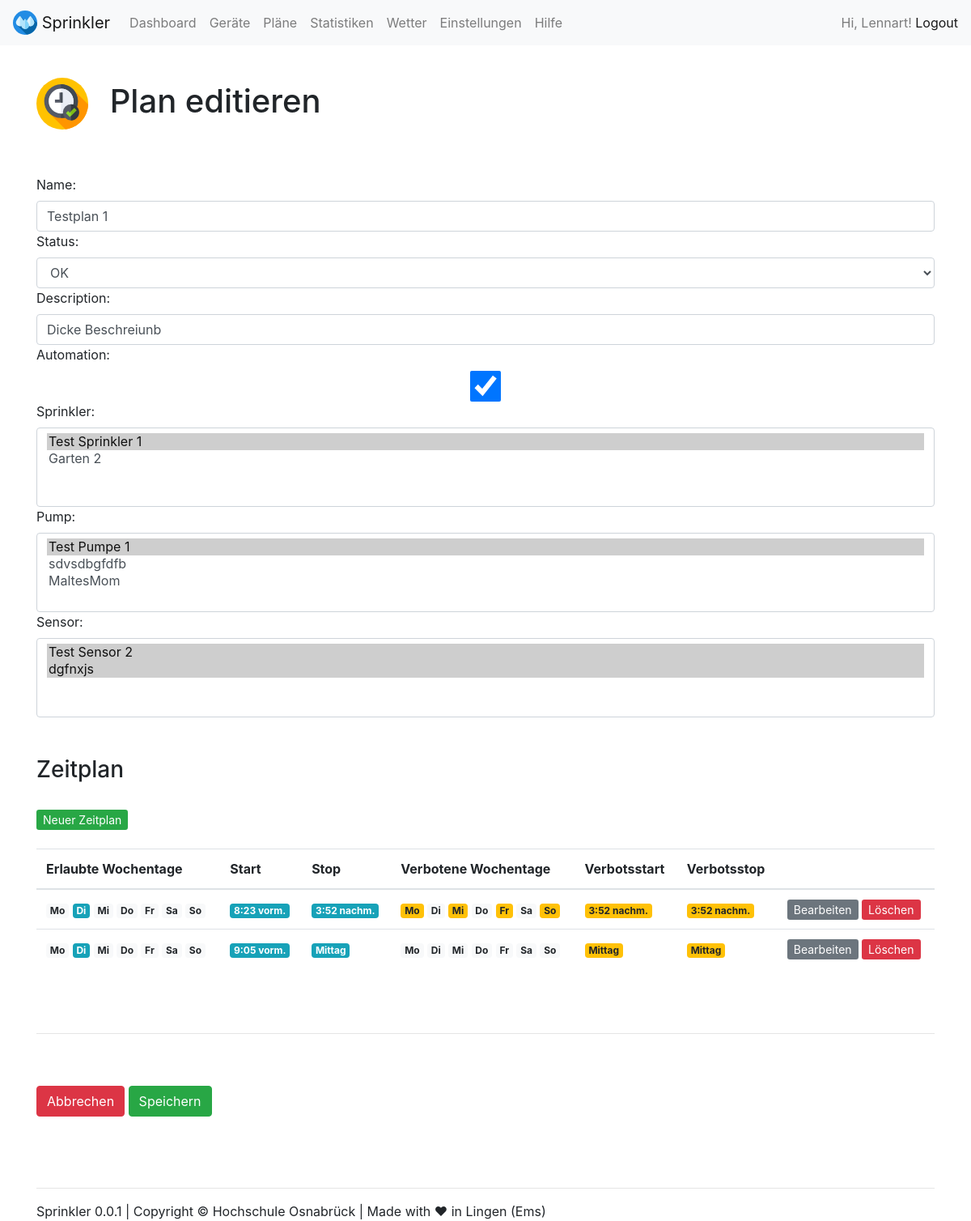
/plans/edit/1 (signed in), run on an earlier commit of the app's database.
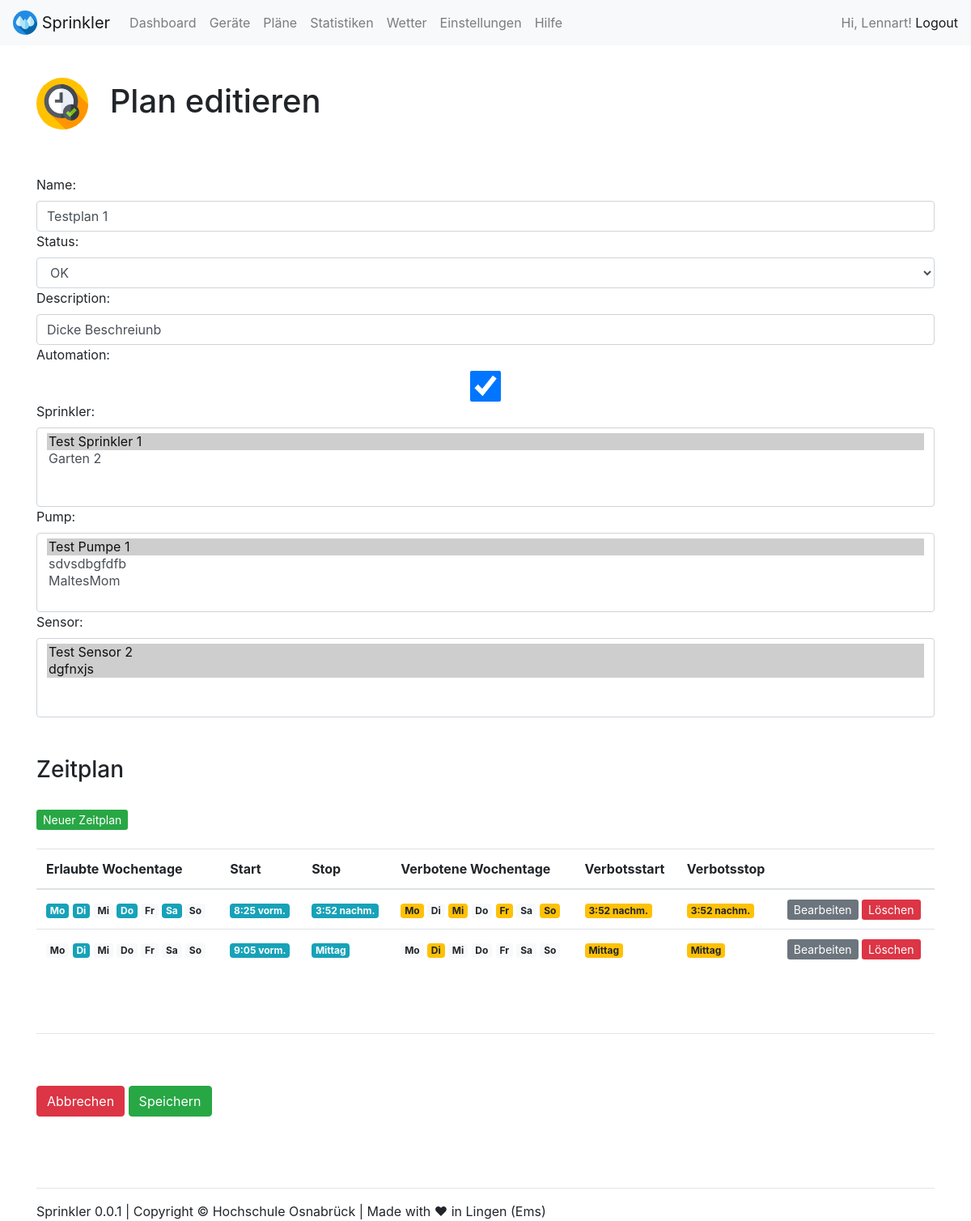
And on a later commit of the database.
### webapp/models.py (models this page shows)
class Schedule(models.Model):
    plan = models.ForeignKey(Plan, on_delete=models.CASCADE)
    allow_monday = models.BooleanField(default=False)
    allow_tuesday = models.BooleanField(default=False)
    allow_wednesday = models.BooleanField(default=False)
    allow_thursday = models.BooleanField(default=False)
    allow_friday = models.BooleanField(default=False)
    allow_saturday = models.BooleanField(default=False)
    allow_sunday = models.BooleanField(default=False)
    allow_time_start = models.TimeField(auto_now=False, auto_now_add=False)
    allow_time_stop = models.TimeField(auto_now=False, auto_now_add=False)
    deny_monday = models.BooleanField(default=False)
    deny_tuesday = models.BooleanField(default=False)
    deny_wednesday = models.BooleanField(default=False)
    deny_thursday = models.BooleanField(default=False)
    deny_friday = models.BooleanField(default=False)
    deny_saturday = models.BooleanField(default=False)
    deny_sunday = models.BooleanField(default=False)
    deny_time_start = models.TimeField(auto_now=False, auto_now_add=False)
    deny_time_stop = models.TimeField(auto_now=False, auto_now_add=False)
    allowed_weekdays = None
    denied_weekdays = None
    next_allowed_start_date_time = None
    next_allowed_end_date_time = None
    next_denied_start_date_time = None
    next_denied_end_date_time = None
    def get_next_date_time(self, weekdays, dt):
        weekday = datetime.datetime.now().weekday()
        for i in range(0, 8):
            if weekday in weekdays:
                now_date_time = datetime.datetime.now()
                temp_date_time = now_date_time + datetime.timedelta(days=i)
                day = str(temp_date_time.day)
                if int(day) < 10: day = str(0) + day
                month = str(temp_date_time.month)
                if int(month) < 10: month = str(0) + month
                year = str(temp_date_time.year)
                hour = str(dt.hour)
                if int(hour) < 10: hour = str(0) + hour
                minute = str(dt.minute)
                if int(minute) < 10: minute = str(0) + minute
                second = str(dt.second)
                if int(second) < 10: second = str(0) + second
                date_time_str = year + '-' + month + '-' + day + ' ' + hour + ':' + minute + ':' + second
                date_time = datetime.datetime.strptime(date_time_str, '%Y-%m-%d %H:%M:%S')
                if date_time > now_date_time:
                    return date_time
            if weekday == 6:
                weekday = 0
            else:
                weekday += 1
    def get_allowed_weekdays(self):
        allowed_weekdays = []
        if self.allow_monday: allowed_weekdays.append(0)
        if self.allow_tuesday: allowed_weekdays.append(1)
        if self.allow_wednesday: allowed_weekdays.append(2)
        if self.allow_thursday: allowed_weekdays.append(3)
        if self.allow_friday: allowed_weekdays.append(4)
        if self.allow_saturday: allowed_weekdays.append(5)
        if self.allow_sunday: allowed_weekdays.append(6)
        return allowed_weekdays
    def get_denied_weekdays(self):
        denied_weekdays = []
        if self.deny_monday: denied_weekdays.append(0)
        if self.deny_tuesday: denied_weekdays.append(1)
        if self.deny_wednesday: denied_weekdays.append(2)
        if self.deny_thursday: denied_weekdays.append(3)
        if self.deny_friday: denied_weekdays.append(4)
        if self.deny_saturday: denied_weekdays.append(5)
        if self.deny_sunday: denied_weekdays.append(6)
        return denied_weekdays

### webapp/views.py (the view)
# urls.py: path('plans/edit/<int:plan_id>', views.plans_edit, name='plan_edit'),
@login_required(login_url='/admin/login/')
def plans_edit(request, plan_id):
    args = {}
    args['id'] = plan_id
    if request.method == 'POST':
        plan = Plan.objects.get(pk=plan_id)
        plan_form = PlanForm(request.POST, instance=plan)
        plan_form.save()
        return redirect('plans')
    else:
        plan = Plan.objects.get(pk=plan_id)
        args['form'] = PlanForm(instance=plan)
        schedules = Schedule.objects.filter(plan=plan_id).all()
        for schedule in schedules:
            schedule.allowed_weekdays = schedule.get_allowed_weekdays()
            schedule.denied_weekdays = schedule.get_denied_weekdays()
            next_allowed_start_date_time = schedule.get_next_date_time(schedule.allowed_weekdays, schedule.allow_time_start)
            next_allowed_end_date_time = schedule.get_next_date_time(schedule.allowed_weekdays, schedule.allow_time_stop)
            next_denied_start_date_time = schedule.get_next_date_time(schedule.denied_weekdays, schedule.deny_time_start)
            next_denied_end_date_time = schedule.get_next_date_time(schedule.denied_weekdays, schedule.deny_time_stop)
        args['schedules'] = schedules
    return TemplateResponse(request, "plans_edit.html", args)

### webapp/models.py
class PlanForm(ModelForm):
    class Meta:
        model = Plan
        fields = ('name', 'status', 'description', 'automation', 'sprinkler', 'pump', 'sensor')
        widgets = {
            'name': forms.TextInput(attrs={'class': 'form-control'}),
            'status': forms.Select(attrs={'class': 'form-control'}),
            'description': forms.TextInput(attrs={'class': 'form-control'}),
            'automation': forms.CheckboxInput(attrs={'class': 'form-control'}),
            'sprinkler': forms.SelectMultiple(attrs={'class': 'form-control'}),
            'pump': forms.SelectMultiple(attrs={'class': 'form-control'}),
            'sensor': forms.SelectMultiple(attrs={'class': 'form-control'}),
        }

### webapp/models.py (called while the page is built)
    def __str__(self):
        return self.name

    def __str__(self):
        return self.name

    def __str__(self):
        return self.name

### webapp/templates/plans_edit.html (shortened to what the changed rows need)
{% load static %}
{% include "views/top.html" %}
<br>
<h1><img src="{% static 'webapp/img/icons/plans.svg' %}" width="64" class="mr-3"> Plan editieren</h1>
<br><br>
<form method="POST" action="{% url "plan_edit" id %}">
    {{ form }}
    <br><br>
    <br>
    <br><br>
    {% if schedules %}
    <table class="table table-hover">
     <thead>
        <tr>
          <th scope="col">Erlaubte Wochentage</th>
          <th scope="col">Start</th>
          <th scope="col">Stop</th>
          <th scope="col">Verbotene Wochentage</th>
          <th scope="col">Verbotsstart</th>
          <th scope="col">Verbotsstop</th>
          <th scope="col"></th>
        </tr>
      </thead>
      <tbody>
      {% for schedule in schedules %}
        <tr>
          <td>
            {% if 0 in schedule.allowed_weekdays %}
            <span class="badge badge-info">Mo</span>
            {% else %}
            <span class="badge badge-light">Mo</span>
            {% endif %}
            {% if 1 in schedule.allowed_weekdays %}
            <span class="badge badge-info">Di</span>
            {% else %}
            <span class="badge badge-light">Di</span>
            {% endif %}
            {% if 2 in schedule.allowed_weekdays %}
            <span class="badge badge-info">Mi</span>
            {% else %}
            <span class="badge badge-light">Mi</span>
            {% endif %}
            {% if 3 in schedule.allowed_weekdays %}
            <span class="badge badge-info">Do</span>
            {% else %}
            <span class="badge badge-light">Do</span>
            {% endif %}
            {% if 4 in schedule.allowed_weekdays %}
            <span class="badge badge-info">Fr</span>
            {% else %}
            <span class="badge badge-light">Fr</span>
            {% endif %}
            {% if 5 in schedule.allowed_weekdays %}
            <span class="badge badge-info">Sa</span>
            {% else %}
            <span class="badge badge-light">Sa</span>
            {% endif %}
            {% if 6 in schedule.allowed_weekdays %}
            <span class="badge badge-info">So</span>
            {% else %}
            <span class="badge badge-light">So</span>
            {% endif %}
          </td>
          <td><span class="badge badge-info">{{ schedule.allow_time_start }}</span></td>
          <td><span class="badge badge-info">{{ schedule.allow_time_stop }}</span></td>
          <td>
            {% if 0 in schedule.denied_weekdays %}
            <span class="badge badge-warning">Mo</span>
            {% else %}
            <span class="badge badge-light">Mo</span>
            {% endif %}
            {% if 1 in schedule.denied_weekdays %}
            <span class="badge badge-warning">Di</span>
            {% else %}
            <span class="badge badge-light">Di</span>
            {% endif %}
            {% if 2 in schedule.denied_weekdays %}
            <span class="badge badge-warning">Mi</span>
            {% else %}
            <span class="badge badge-light">Mi</span>
            {% endif %}
            {% if 3 in schedule.denied_weekdays %}
            <span class="badge badge-warning">Do</span>
            {% else %}
            <span class="badge badge-light">Do</span>
            {% endif %}
            {% if 4 in schedule.denied_weekdays %}
            <span class="badge badge-warning">Fr</span>
            {% else %}
            <span class="badge badge-light">Fr</span>
            {% endif %}
            {% if 5 in schedule.denied_weekdays %}
            <span class="badge badge-warning">Sa</span>
            {% else %}
            <span class="badge badge-light">Sa</span>
            {% endif %}
            {% if 6 in schedule.denied_weekdays %}
            <span class="badge badge-warning">So</span>
            {% else %}
            <span class="badge badge-light">So</span>
            {% endif %}
            </td>
          <td><span class="badge badge-warning">{{ schedule.deny_time_start }}</span></td>
          <td><span class="badge badge-warning">{{ schedule.deny_time_stop }}</span></td>
          <td>
            <a class="btn-sm btn-secondary" href="{% url 'schedule_edit' id schedule.id %}" role="button">Bearbeiten</a>
            <a onclick="return confirm('Soll der Plan {{ plan.name }} löschen?')" class="btn-sm btn-danger" href="{% url 'schedule_delete' id schedule.id %}" role="button">Löschen</a>
          </td>
        </tr>
      {% endfor %}
    </tbody>
  </table>
  {% else %}
  Für diesen Plan wurden noch keine Zeitpläne definiert.
  {% endif %}
  <br><br>
  <br><br>
</form>
{% include "views/footer.html" %}
{% include "views/bottom.html" %}

What changed in the data, as far as the page shows it:
changed Schedule "3:52 nachm.": allow_time_start "8:23 vorm." → "8:25 vorm."
